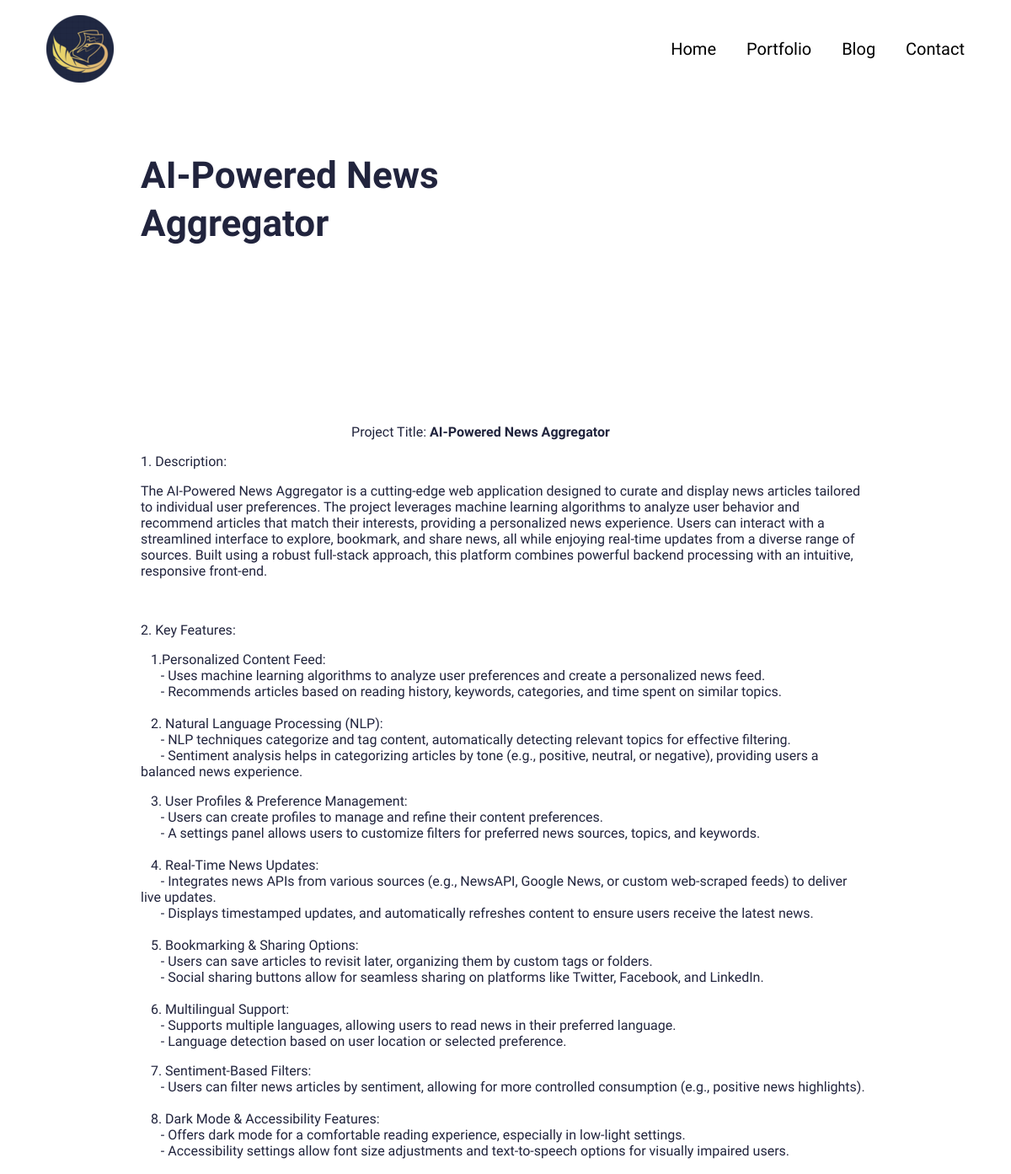
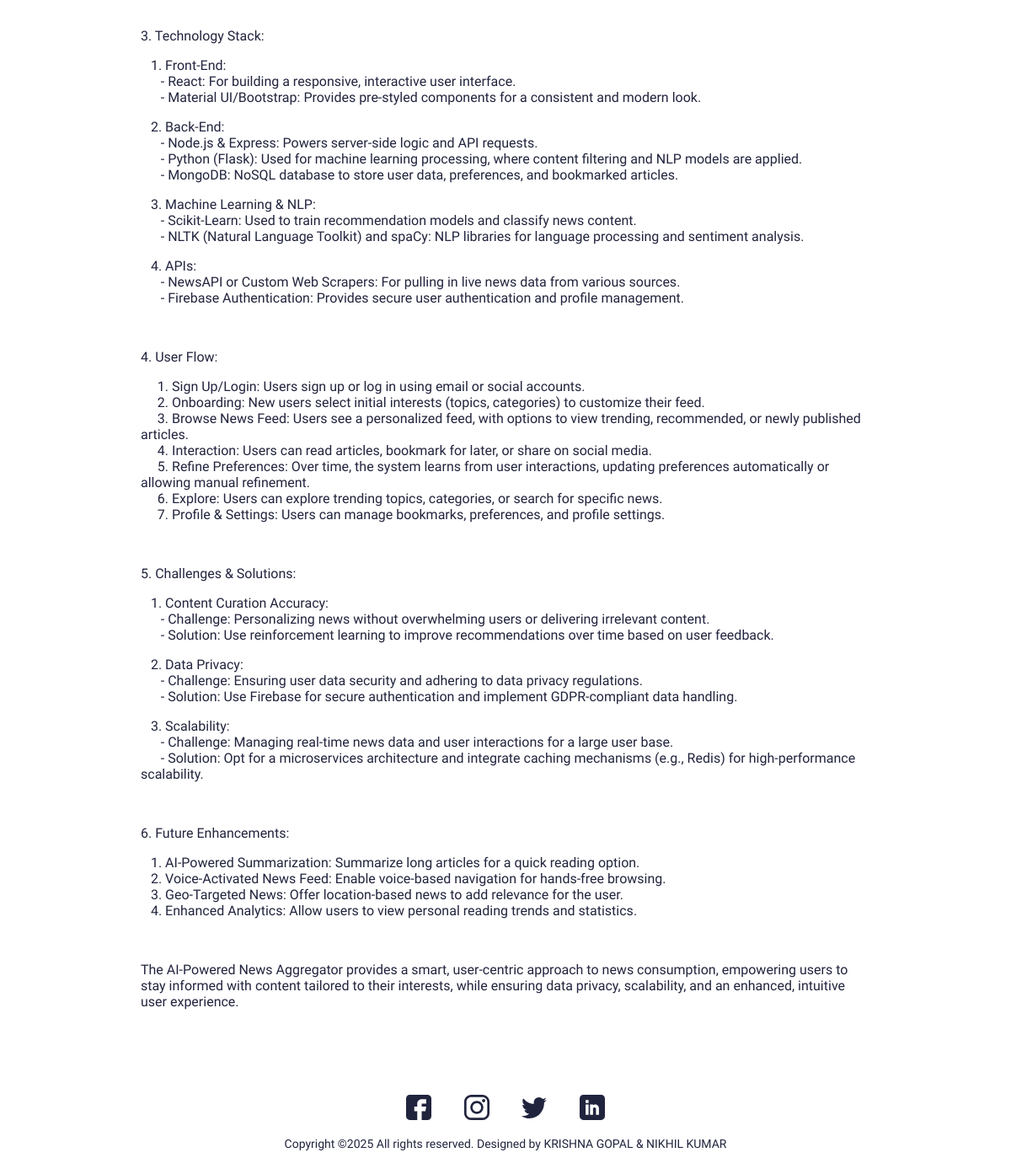
/portfolio/krishna-gopal, run on the app's committed database (2 pictures, top to bottom).
### main/models.py (models this page shows, shortened)
class Portfolio(models.Model):
    class Meta:
        verbose_name_plural = 'Portfolio Profiles'
        verbose_name = 'Portfolio'
        ordering = ["name"]
    date = models.DateTimeField(blank=True, null=True)
    name = models.CharField(max_length=200, blank=True, null=True)
    description = models.CharField(max_length=500, blank=True, null=True)
    body = RichTextField(blank=True, null=True)
    image = models.ImageField(blank=True, null=True, upload_to="portfolio")
    slug = models.SlugField(null=True, blank=True)
    is_active = models.BooleanField(default=True)

### main/views.py (the view)
# urls.py: path('portfolio/<slug:slug>', views.PortfolioDetailView.as_view(), name="portfolio"),
class PortfolioDetailView(generic.DetailView):
	model = Portfolio
	template_name = "main/portfolio-detail.html"

### resume_app/context_processors.py (called while the page is built)
def project_context(request):
	context = {
		'me': User.objects.first(),
	}
	return context

### main/templates/main/portfolio-detail.html (shortened to what this page needs)
{% extends 'main/base.html' %}
{% load static %}
{% block content %}
<section>
  <div class="innerPageBannerCol">
    <div class="container">
      <div class="row g-4 g-md-3  align-items-center">
        <div class="col-md-6">
          <div class="bannerContent">
            <h1 class="xlTitle pb-md-3">{{object.name}}</h1>
          </div>
        </div>
      </div>
    </div>
  </div>
</section>
<section>
  <div class="sectionSpaceSm">
    <div class="container">
      {{object.body|safe}}
    </div>
  </div>
</section>
{%endblock%}

### static/css/style.css (style rules this page uses)
:root { --primaryColor: #9C07B6; --primaryDarkColor: #3D0048; --primaryHoverColor: #900AA8; --secondaryColor: #F9B000; --baseColor: #21243D; --baseFont: 'Heebo', sans-serif; --titleFont: 'Courier Prime', monospace; --regular: 400; --medium: 500; --bold: 700; --black: 900; --lightBg: #F1F1F1; }
html { scroll-behavior: smooth; }
body { font-family: var(--baseFont); color: var(--baseColor); line-height: normal; }
.xlTitle { font-size: 44px; line-height: 1.3; font-weight: var(--bold); font-family: var(--titleFont) }
.sectionSpaceSm { padding: 35px 0; }
.innerPageBannerCol { padding: 180px 0 150px; }
@media (min-width:992px) { .container, .container-lg, .container-md, .container-sm, .container-xl, .container-xxl { max-width: 890px; } }

### data on the page
Portfolio: name "AI-Powered News Aggregator", body "Project Title: AI-Powered News Aggregator 1. Description: The AI-Powered News Aggregator is a cutting-edge web application designed to curate and display news articles tailored to individual user preferences. The project leverages machine learning algorithms to analyze user behavior and recommend articles that match their interests, providing a personalized news experience. Users can interact with a streamlined interface to explore, bookmark, and share news, all while enjoying real-time updates from a diverse range of sources. Built using a robust full-stack approach, this platform combines powerful backend processing with an intuitive, responsive front-end. 2. Key Features: 1.Personalized…"
